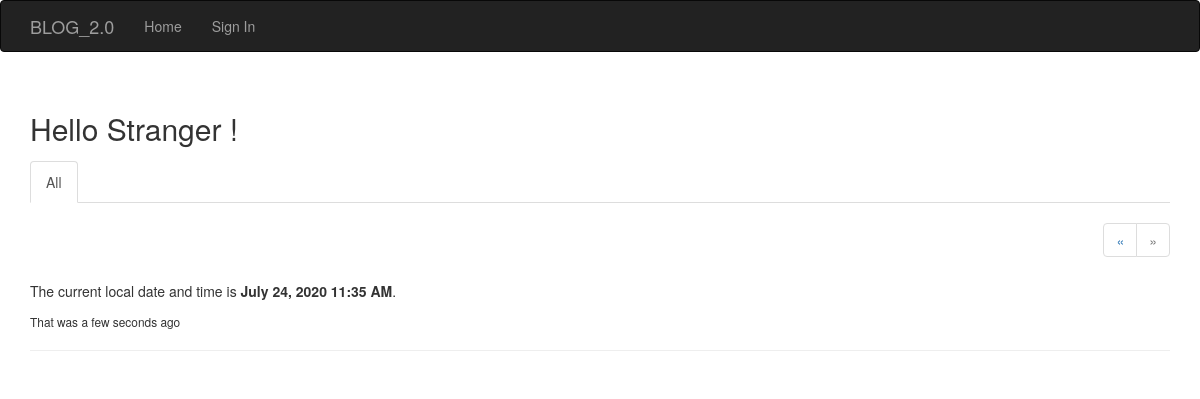
The page /?page=31 on the database as committed earlier.
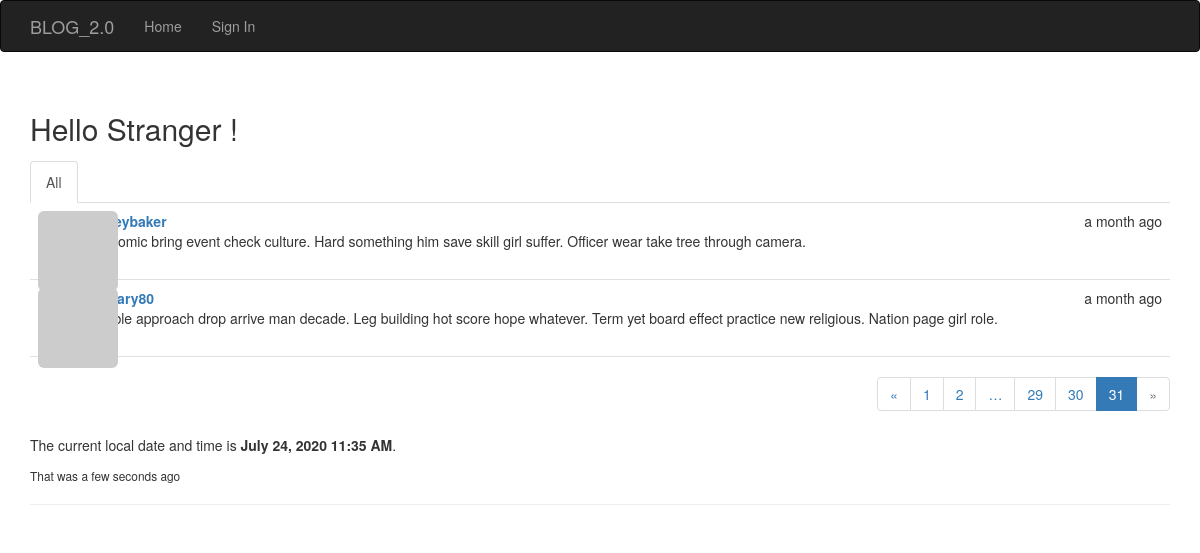
The same page on the database as committed later.
### app/models.py (models this page shows, shortened)
class Post(db.Model):
    __tablename__='posts'
    id = db.Column(db.Integer, primary_key=True)
    body = db.Column(db.Text)
    timestamp = db.Column(db.DateTime, index=True, default=datetime.utcnow)
    author_id = db.Column(db.Integer, db.ForeignKey('users.id'))
    body_html = db.Column(db.Text)

class User(UserMixin, db.Model):
    __tablename__ = 'users'
    id = db.Column(db.Integer, primary_key=True)
    email = db.Column(db.String(64), unique=True, index=True)
    username = db.Column(db.String(64), unique=True, index=True)
    name = db.Column(db.String(64))
    location = db.Column(db.String(64))
    about_me = db.Column(db.Text())
    member_since = db.Column(db.DateTime(), default=datetime.utcnow)
    last_seen = db.Column(db.DateTime(), default=datetime.utcnow)
    password_hash = db.Column(db.String(128))
    avatar_hash = db.Column(db.String(32))
    role_id = db.Column(db.Integer, db.ForeignKey('roles.id'))
    confirmed = db.Column(db.Boolean, default=False)
    posts = db.relationship('Post', backref='author', lazy='dynamic')
    followed = db.relationship('Follow', foreign_keys=[Follow.follower_id], backref=db.backref('follower', lazy='joined'), lazy='dynamic', cascade='all, delete-orphan')
    followers = db.relationship('Follow', foreign_keys=[Follow.followed_id], backref=db.backref('followed', lazy='joined'), lazy='dynamic', cascade='all, delete-orphan')
    @property
    def password(self):
        '''
        Password property to prevent reading passwords directly
        '''
        raise AttributeError('Password is not a readable attribute')
    def gravatar(self, size=100, default='identicon', rating='g'):
        if request.is_secure:
            url = 'https://secure.gravatar.com/avatar'
        else:
            url = 'http://www.gravatar.com/avatar'
            hash = self.avatar_hash or self.gravatar_hash()
        return '{url}/{hash}?s={size}&d={default}&r={rating}'.format(
            url=url, hash=hash, size=size, default=default, rating=rating)

### app/main/views.py (the view)
@main.route('/', methods=['GET', 'POST'])
def index():
    form = BlogPostForm()
    if current_user.can(Permission.WRITE) and form.validate_on_submit():
        post = Post(body=form.body.data, author=current_user._get_current_object())
        db.session.add(post)
        db.session.commit()
        return redirect(url_for('main.index'))
    show_followed = False
    if current_user.is_authenticated:
        show_followed = bool(request.cookies.get('show_followed', ''))
    if show_followed:
        query = current_user.followed_posts
    else:
        query = Post.query
    page = request.args.get('page', 1, type=int)
    pagination = query.order_by(Post.timestamp.desc()).paginate(
        page, per_page=current_app.config['BLOG_POSTS_PER_PAGE'],
        error_out=False
    )
    posts = pagination.items
    return render_template('index.html',
        current_time=datetime.utcnow(),
        form=form, posts=posts, show_followed=show_followed, pagination=pagination)

### app/auth/views.py (called while the page is built)
@auth.before_app_request
def before_request():
    if current_user.is_authenticated:
        current_user.ping()
        if not current_user.confirmed \
                and request.endpoint \
                and request.blueprint != 'auth' \
                and request.endpoint != 'static':
            return redirect(url_for('auth.unconfirmed'))

### app/main/__init__.py (called while the page is built)
@main.app_context_processor
def inject_permission():
    return dict(Permission=Permission)

### app/models.py (called while the page is built)
    def can(self, permissions):
        return False

    def is_administrator(self):
        return False

### app/templates/index.html (shortened to what this page needs)
{% extends 'base.html' %}
{% import "bootstrap/wtf.html" as wtf %}
{% import "_macros.html" as macros %}
{% block page_content %}
<div class='page-header'>
  <h2>Hello {% if current_user.is_authenticated %} {{ current_user.username|capitalize }} {% else %} Stranger {% endif %}!</h2>
  <div class="post-tabs">
    <ul class="nav nav-tabs">
        <li{% if not show_followed %} class="active"{% endif %}><a href="{{ url_for('.show_all') }}">All</a></li>
    </ul>
    {% include '_posts.html' %}
</div>
<div class="pagination">
  {{ macros.pagination_widget(pagination, '.index') }}
</div>
<p>The current local date and time is <b>{{ moment(current_time).format('LLL') }}</b>.</p>
<p><small>That was {{ moment(current_time).fromNow(refresh=True) }}</small></p>
{% endblock %}

### app/templates/_posts.html (shortened to what this page needs)
<ul class="posts">
  {% for post in posts %}
  <li class="post">
    <div class="profile-thumbnail">
      <a href="{{ url_for('.user', username=post.author.username) }}">
        <img class="img-rounded profile-thumbnail" src="{{ post.author.gravatar(size=40) }}">
      </a>
    </div>
    <div class="post-content">
      <div class="post-date">{{ moment(post.timestamp).fromNow() }}</div>
      <div class="post-author">
        <a href="{{ url_for('.user', username=post.author.username) }}">{{ post.author.username }}</a>
      </div>
      <div class="post-body">
        {% if post.body_html %}
          {{ post.body_html | safe }}
        {% else %}
          {{ post.body }}
        {% endif %}
      </div>
      <div class="post-footer">
        <a href="{{ url_for('.post', id=post.id) }}">
          <span class="label label default">Permalink</span>
        </a>
      </div>
    </div>
  </li>
  {% endfor %}
</ul>

Rows that differ between the two databases and show on the page:
added Post: timestamp "a month ago", author.username "staceybaker", body "Economic bring event check culture. Hard something him save skill girl suffer. Officer wear take tree through camera."
added Post: timestamp "a month ago", author.username "zachary80", body "Trouble approach drop arrive man decade. Leg building hot score hope whatever. Term yet board effect practice new religious. Nation page girl role."
Other text that changed with them:
new list line: "1"
new list line: "2"
new list line: "29"
new list line: "30"
new list line: "31"
